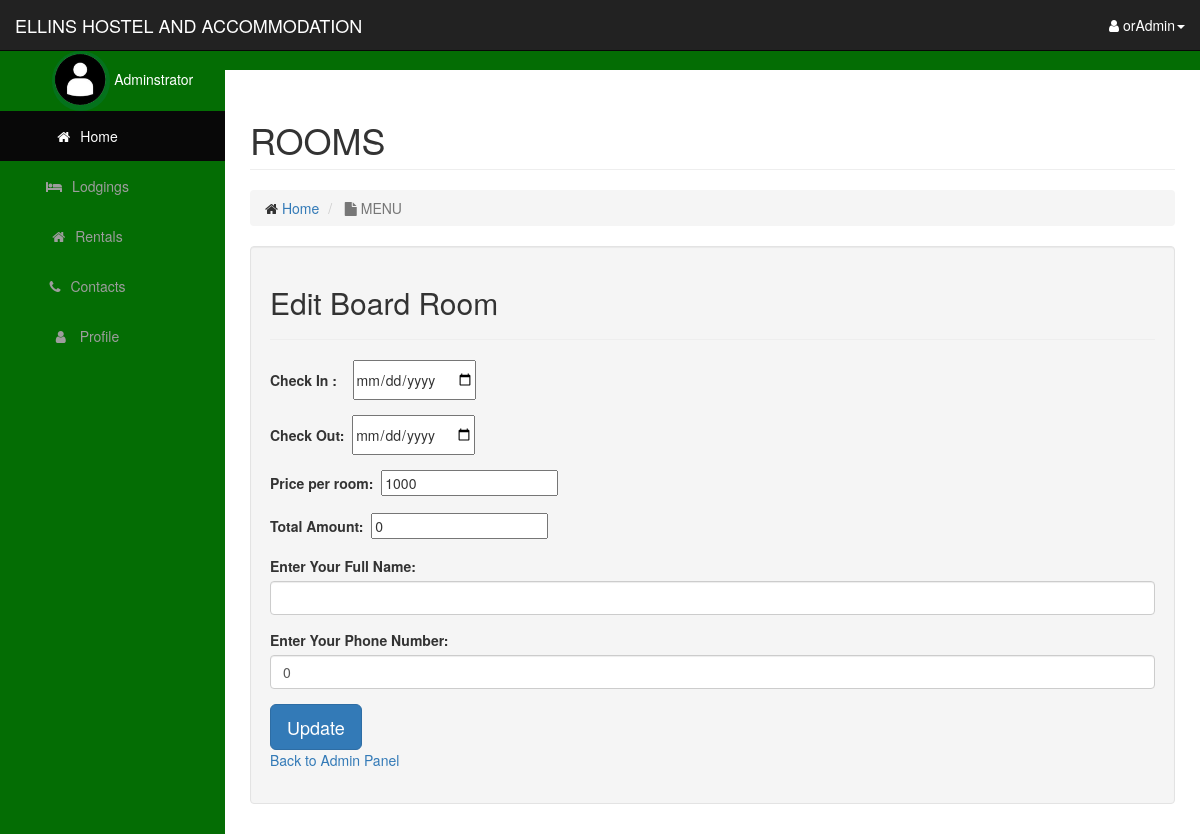
/admin/edit_all_room.php?id=1 (signed in), run on the app's committed database.
### tables this page shows
CREATE TABLE `rooms` (
  `room_id` int(200) NOT NULL,
  `room_cat` text NOT NULL,
  `checkin` date NOT NULL,
  `checkout` date NOT NULL,
  `roomprice` float NOT NULL,
  `amount` int(11) NOT NULL,
  `name` text NOT NULL,
  `phone` int(100) NOT NULL,
  `book` text NOT NULL,
  `days` int(5) NOT NULL
);

### admin/includes/class.user.php (called while the page is built, shortened)
<?php
        class user
        {
            public function __construct()
            {
                $this->db=new mysqli('localhost','root','*123*VYBZ','orange_house');
            }
        }
?>

### admin/edit_all_room.php (the view, shortened to what this page needs)
<?php
    include_once 'includes/class.user.php';
    $user=new User();
$id=$_GET['id'];
$sql="SELECT * FROM rooms WHERE room_id='$id'";
$query=mysqli_query($user->db, $sql);
$row = mysqli_fetch_array($query);
?>
<body>
  <?php include 'includes/navigation.php';?>
  <div id="page-wrapper">
            <div class="container-fluid">
              <div class="row">
                    <div class="col-lg-12">
                        <h1 class="page-header">
                        ROOMS
                            </h1>
                        <ol class="breadcrumb">
                            <li>
                                <i class="fa fa-Home"></i>  <a href="index.php">Home</a>
                            </li>
                            <li class="active">
                                <i class="fa fa-file"></i> MENU
                            </li>
                        </ol>
                    </div>
                </div>
</head>
<body>
      <div class="well">
            <h2>Edit <?php echo  $row['room_cat']?></h2>
            <hr>
            <form action="" method="post" name="room_category">
               <div class="form-group">
                    <label for="checkin">Check In :</label>&nbsp;&nbsp;&nbsp;
                    <input type="date" class="datepicker" name="checkin" value="<?php echo $row['checkin']?>">
                </div>
               <div class="form-group">
                    <label for="checkout">Check Out:</label>&nbsp;
                    <input type="date" class="datepicker" name="checkout" onChange="gettotal1()" value="<?php echo $row['checkout']?>">
                </div>
                <div class="form-group">
                    <label for="checkout">Price per room:</label>&nbsp;
                     <input id="a1" value="<?php echo $row['roomprice']?>" readonly="" >
                </div>
                <div class="form-group">
                    <label for="amount">Total Amount:</label>&nbsp;
                    <input type="price" name="amount" id="total1" value="<?php echo $row['amount']?>" readonly="" />
                </div>
                <div class="form-group">
                    <label for="name">Enter Your Full Name:</label>
                    <input type="text" class="form-control" name="name" value="<?php echo $row['name']?>" required>
                </div>
                <div class="form-group">
                    <label for="phone">Enter Your Phone Number:</label>
                    <input type="Number" class="form-control" name="phone" value="<?php echo $row['phone']?>" required>
                </div>
                <button type="submit" class="btn btn-lg btn-primary button" name="submit">Update</button>
               <br>
                <div id="click_here">
                    <a href="index.php">Back to Admin Panel</a>
                </div>
            </form>
        </div>
    </div>
</body>
</html>

### admin/css/seku.css (style rules this page uses)
body { margin-top: 100px; background-color: #046D04; }
@media (min-width:768px) { body { margin-top: 50px; } }
#page-wrapper { width: 100%; padding: 0; background-color: #fff; }
@media (min-width:768px) { #page-wrapper { padding: 10px; } }

### data on the page
rooms: room_cat "Board Room", roomprice "1000", amount "0", phone "0"

### other printed values
$_SESSION['usname'] "orAdmin"
